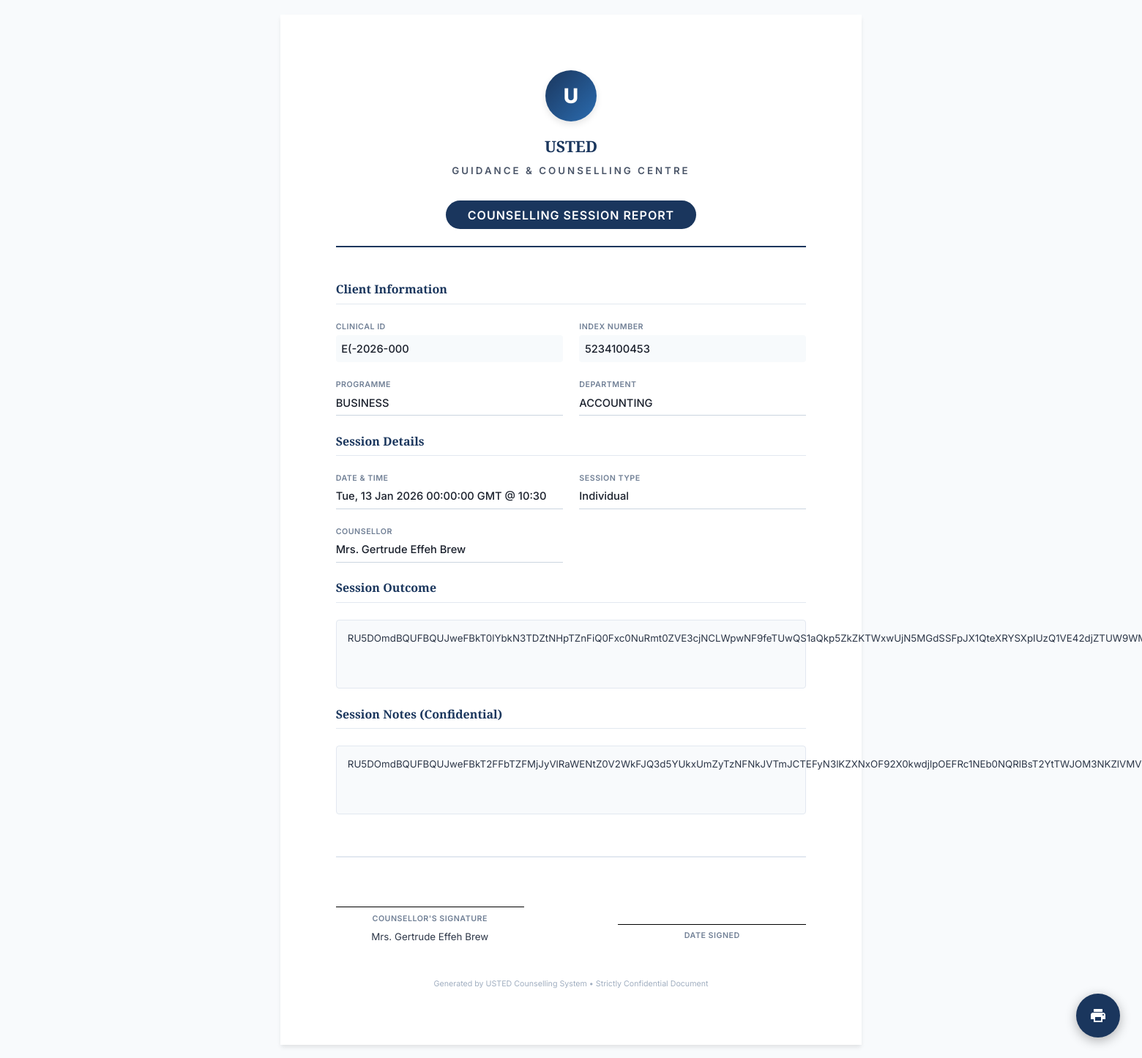
Screenshot of /print_session/10 (signed in) with the database file from the repository.
### tables this page shows
CREATE TABLE "Student" (
	"id"	INTEGER,
	"name"	TEXT NOT NULL UNIQUE,
	"age"	INTEGER,
	"gender"	INTEGER,
	"program"	TEXT,
	"contact"	TEXT,
	"created_at"	TIMESTAMP DEFAULT CURRENT_TIMESTAMP,
	"index_number"	TEXT,
	"department"	TEXT,
	"programme"	TEXT,
	"parent_contact"	INTEGER, faculty TEXT, hall_of_residence TEXT, updated_at TIMESTAMP, last_modified_by TEXT, is_deleted BOOLEAN DEFAULT 0, sync_status TEXT DEFAULT 'pending', global_id TEXT, case_number TEXT, email TEXT, last_synced_at TEXT,
	PRIMARY KEY("id")
);

CREATE TABLE Appointment (
            id INTEGER PRIMARY KEY AUTOINCREMENT,
            student_id INTEGER,
            Counsellor_id INTEGER,
            date DATE NOT NULL,
            time TIME NOT NULL,
            purpose TEXT,
            status TEXT DEFAULT 'scheduled',
            created_at TIMESTAMP DEFAULT CURRENT_TIMESTAMP, urgency TEXT, referral_source TEXT, checked_in_at TIMESTAMP, sent_to_counsellor_at TIMESTAMP, accepted_at TIMESTAMP, completed_at TIMESTAMP, referral_reason TEXT, updated_at TIMESTAMP, last_modified_by TEXT, is_deleted BOOLEAN DEFAULT 0, sync_status TEXT DEFAULT 'pending', global_id TEXT, booking_ref TEXT, last_synced_at TEXT,
            FOREIGN KEY (student_id) REFERENCES Student(id),
            FOREIGN KEY (Counsellor_id) REFERENCES Counselor(id)
        );

CREATE TABLE Counsellor (
            id INTEGER PRIMARY KEY AUTOINCREMENT,
            name TEXT NOT NULL,
            contact TEXT,
            created_at TIMESTAMP DEFAULT CURRENT_TIMESTAMP
        );

### app.py (the view)
@app.route('/print_session/<int:session_id>')
@login_required
def print_session(session_id):
    try:
        ensure_database_initialized()
        conn = get_db_connection()
        if conn is None:
            flash('Database connection failed. Please restart the application.', 'error')
            return redirect(url_for('dashboard'))
        session_data = None
        try:
            session_data = conn.execute('''
                SELECT sess.*, s.name as student_name,
                       s.index_number, s.programme, s.contact, s.department,
                       c.name as Counsellor_name,
                       a.date, a.time, a.status as appointment_status
                FROM session sess
                LEFT JOIN Appointment a ON sess.appointment_id = a.id
                LEFT JOIN Student s ON a.student_id = s.id
                LEFT JOIN Counsellor c ON a.Counsellor_id = c.id
                WHERE sess.id = ?
            ''', (session_id,)).fetchone()
        except Exception as e:
            print(f"[PRINT_SESSION] Error getting session: {e}")
        finally:
            try:
                conn.close()
            except Exception:
                pass
        if not session_data:
            flash('Session not found', 'error')
            return redirect(url_for('dashboard'))
        return render_template('print_session.html', session_data=session_data)
    except Exception as e:
        print(f"[PRINT_SESSION] Unexpected error: {e}")
        import traceback
        traceback.print_exc()
        flash('Error loading session for printing.', 'error')
        return redirect(url_for('sessions_list'))

### app.py (called while the page is built, shortened)
def ensure_database_initialized():
    global _db_initialization_lock, _db_initialized
    if _db_initialized:
        return

@app.context_processor
def inject_now():
    ctx = {'now': datetime.utcnow()}
    try:
        from flask import session as _s
        if _s.get('logged_in'):
            _conn = get_db_connection()
            count = _conn.execute(
                """SELECT COUNT(*) FROM BookingRequest
                   WHERE status = 'Pending'"""
            ).fetchone()[0]
            _conn.close()
            ctx['latest_booking_count'] = count
    except Exception:
        ctx['latest_booking_count'] = 0
    return ctx

@app.template_filter('to_clinical_id')
def to_clinical_id_filter(student):
    if not student: return "N/A"
    try:
        name = student['name'] if 'name' in student.keys() else "ST"
        sid = student['id'] if 'id' in student.keys() else 0
        created_at = student['created_at'] if 'created_at' in student.keys() else None
    except (TypeError, KeyError):
        return "N/A"
    parts = [p.strip() for p in str(name).split() if p.strip()]
    if len(parts) >= 2:
        initials = (parts[0][0] + parts[-1][0]).upper()
    elif len(parts) == 1:
        initials = parts[0][:2].upper()
    else:
        initials = "ST"
    year = datetime.now().year
    if created_at:
        try:
            year = str(created_at)[:4]
        except: pass
    return f"{initials}-{year}-{str(sid).zfill(3)}"

def login_required(f):
    @wraps(f)
    def decorated_function(*args, **kwargs):
        if 'logged_in' not in session:
            return redirect(url_for('welcome'))
        return f(*args, **kwargs)
    return decorated_function

@app.context_processor
def inject_node_info():
    return dict(node_config=node_config.load_config())

@app.context_processor
def inject_notifications():
    if not session.get('logged_in'):
        return {}
    try:
        user_id = session.get('user_id')
        conn = get_db_connection()
        notifs = conn.execute('''
            SELECT * FROM Notification
            WHERE user_id = ? AND is_read = 0
            ORDER BY created_at DESC LIMIT 5
        ''', (user_id,)).fetchall()
        unread_count = conn.execute('''
            SELECT COUNT(*) FROM Notification
            WHERE user_id = ? AND is_read = 0
        ''', (user_id,)).fetchone()[0]
        conn.close()
        return {'notifications': notifs, 'unread_count': unread_count}
    except:
        return {'notifications': [], 'unread_count': 0}

### templates/print_session.html (shortened to what this page needs)
<!DOCTYPE html>
<html lang="en">
<head>
</head>
<body>
    <button onclick="window.print()" class="print-fab no-print" title="Print Document">
        <svg xmlns="http://www.w3.org/2000/svg" viewBox="0 0 24 24">
            <path d="M19 8H5c-1.66 0-3 1.34-3 3v6h4v4h12v-4h4v-6c0-1.66-1.34-3-3-3zm-3 11H8v-5h8v5zm3-7c-.55 0-1-.45-1-1s.45-1 1-1 1 .45 1 1-.45 1-1 1zm-1-9H6v4h12V3z"/>
        </svg>
    </button>
    <div class="page-container">
        <div class="header">
            <div class="header-logo-placeholder">U</div>
            <h1>USTED</h1>
            <h2 style="font-weight: 600; color: #4a5568; letter-spacing: 3px;">Guidance & Counselling Centre</h2>
            <div class="doc-title" style="margin-top: 4mm;">Counselling Session Report</div>
        </div>
        <div class="section-title">Client Information</div>
        <div class="grid-2">
            <div>
                <span class="field-label">Clinical ID</span>
                <div class="field-value highlight">{{ {'name': session_data.student_name, 'id': session_data.student_record_id, 'created_at': session_data.student_created_at}|to_clinical_id }}</div>
            </div>
            <div>
                <span class="field-label">Index Number</span>
                <div class="field-value highlight">{{ session_data.index_number or 'N/A' }}</div>
            </div>
            <div>
                <span class="field-label">Programme</span>
                <div class="field-value">{{ session_data.programme or 'N/A' }}</div>
            </div>
            <div>
                <span class="field-label">Department</span>
                <div class="field-value">{{ session_data.department or 'N/A' }}</div>
            </div>
        </div>
        <div class="section-title">Session Details</div>
        <div class="grid-2">
            <div>
                <span class="field-label">Date & Time</span>
                <div class="field-value">{{ session_data.date or session_data.created_at or 'N/A' }} @ {{ session_data.time or 'N/A' }}</div>
            </div>
            <div>
                <span class="field-label">Session Type</span>
                <div class="field-value">{{ session_data.session_type or 'N/A' }}</div>
            </div>
            <div>
                <span class="field-label">Counsellor</span>
                <div class="field-value">{{ session_data.Counsellor_name or 'N/A' }}</div>
            </div>
        </div>
        {% if session_data.outcome %}
        <div class="section-title">Session Outcome</div>
        <div class="text-box">{{ session_data.outcome }}</div>
        {% endif %}
        <div class="section-title">Session Notes (Confidential)</div>
        <div class="text-box">{{ session_data.notes or 'No notes provided.' }}</div>
        <div class="footer">
            <div class="signature-block">
                <div class="signature-line"></div>
                <span class="field-label">Counsellor's Signature</span>
                <span style="font-size: 10pt; display: block; margin-top: 2mm;">{{ session_data.Counsellor_name or 'N/A' }}</span>
            </div>
            <div class="signature-block">
                <div class="signature-line"></div>
                <span class="field-label">Date Signed</span>
            </div>
        </div>
        <div style="text-align: center; margin-top: 12mm; font-size: 8pt; color: #a0aec0;">
            Generated by USTED Counselling System • Strictly Confidential Document
        </div>
    </div>
</body>
</html>
</html>

### templates/print_session.html (style rules this page uses)
:root { --primary-color: #1a365d; --text-color: #2d3748; --border-color: #e2e8f0; }
* { margin: 0; padding: 0; box-sizing: border-box; }
body { font-family: 'Inter', sans-serif; font-size: 10pt; line-height: 1.5; color: var(--text-color); background: #f8fafc; width: 210mm; min-height: 297mm; margin: 20px auto; }
.page-container { background: white; padding: 20mm; width: 210mm; min-height: 297mm; margin: 0 auto; box-shadow: 0 4px 6px -1px rgba(0, 0, 0, 0.1); }
.header { text-align: center; margin-bottom: 12mm; border-bottom: 2px solid var(--primary-color); padding-bottom: 6mm; }
.header-logo-placeholder { width: 70px; height: 70px; background: linear-gradient(135deg, #1a365d 0%, #2b6cb0 100%); border-radius: 50%; margin: 0 auto 5mm; display: flex; align-items: center; justify-content: center; color: white; font-weight: 800; font-size: 28px; box-shadow: 0 4px 10px rgba(0,0,0,0.1); }
.header h1 { font-family: 'Playfair Display', serif; font-size: 16pt; font-weight: 700; margin-bottom: 2mm; color: var(--primary-color); }
.header h2 { font-family: 'Inter', sans-serif; font-size: 10pt; font-weight: 500; text-transform: uppercase; letter-spacing: 2px; color: #718096; margin-bottom: 4mm; }
.doc-title { background: var(--primary-color); color: white; display: inline-block; padding: 2mm 8mm; border-radius: 50px; font-size: 12pt; font-weight: 600; text-transform: uppercase; letter-spacing: 1px; margin-top: 2mm; }
.section-title { font-family: 'Playfair Display', serif; font-size: 12pt; font-weight: 700; color: var(--primary-color); border-bottom: 1px solid var(--border-color); padding-bottom: 2mm; margin-bottom: 6mm; margin-top: 6mm; }
.grid-2 { display: grid; grid-template-columns: 1fr 1fr; gap: 6mm; margin-bottom: 6mm; }
.field-label { display: block; font-size: 8pt; text-transform: uppercase; letter-spacing: 0.5px; color: #718096; margin-bottom: 1mm; font-weight: 600; }
.field-value { border-bottom: 1px solid #cbd5e0; min-height: 8mm; display: flex; align-items: center; font-size: 11pt; color: #1a202c; padding-bottom: 1mm; font-weight: 500; }
.field-value.highlight { background-color: #f7fafc; border-bottom: none; padding: 2mm; border-radius: 4px; }
.text-box { background: #f8fafc; padding: 4mm; border: 1px solid var(--border-color); border-radius: 4px; min-height: 25mm; font-size: 10pt; white-space: pre-line; color: #2d3748; }
.footer { margin-top: 15mm; display: flex; justify-content: space-between; align-items: flex-end; border-top: 2px solid #e2e8f0; padding-top: 8mm; }
.signature-block { text-align: center; width: 40%; }
.signature-line { border-bottom: 1px solid #000; height: 10mm; margin-bottom: 2mm; }
@media screen { .print-fab { position: fixed; bottom: 30px; right: 30px; width: 60px; height: 60px; background: var(--primary-color); color: white; border-radius: 50%; display: flex; align-items: center; justify-content: center; box-shadow: 0 4px 15px rgba(0,0,0,0.3); cursor: pointer; border: none; z-index: 100; } }
@media screen { .print-fab svg { width: 24px; height: 24px; fill: currentColor; } }

### rows the page displays
Student: name "E(-2026-000", index_number "5234100453", programme "BUSINESS", department "ACCOUNTING"
Appointment: date "Tue, 13 Jan 2026 00:00:00 GMT", time "10:30"
Counsellor: name "Mrs. Gertrude Effeh Brew"

### other values shown
{{ session_data.session_type or 'N/A' }} "Individual"
